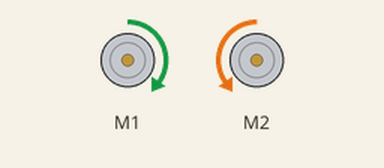
This sketch was run on a simulated Arduino Uno, built with avr-gcc and run on an emulated ATmega328P. Parts: 2 × DC motor (green arrow = forward, orange = backward, longer = faster).

Above: at 0.1 s.
Timing chart, 0 to 1.6 s (numbered marks = the images above):
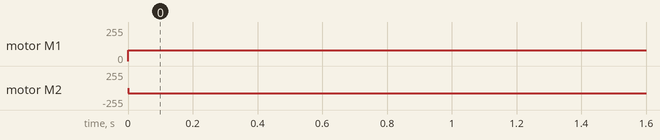

The sketch:

motor_test.ino
```cpp
#include <Wire.h>
#include <Adafruit_MotorShield.h>

int MOTOR_LEFT_PIN = 1;
int MOTOR_RIGHT_PIN = 2;

Adafruit_MotorShield AFMS = Adafruit_MotorShield();
Adafruit_DCMotor *motor_left = AFMS.getMotor(MOTOR_LEFT_PIN);
Adafruit_DCMotor *motor_right = AFMS.getMotor(MOTOR_RIGHT_PIN);

void setup() {
  AFMS.begin();
}

void loop() {
    // Motor, please spin
    motor_left->setSpeed(80);
    motor_left->run(FORWARD);

    motor_right->setSpeed(80);
    motor_right->run(BACKWARD);
    delay(1000);
}
```

Measured:
- by itself, motor M1: stopped → forward 80/255 at 0.00 s
- by itself, motor M2: stopped → backward 80/255 at 0.00 s
